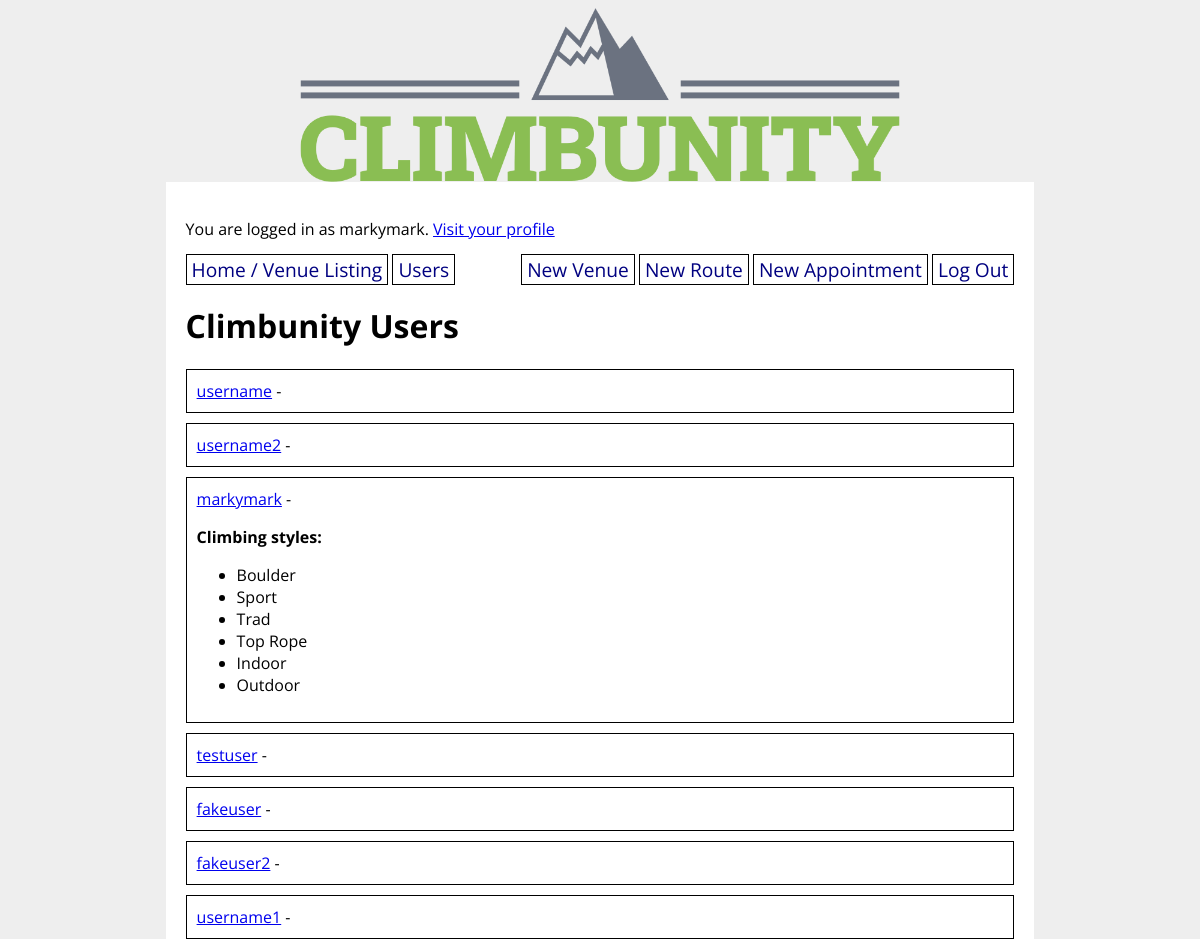
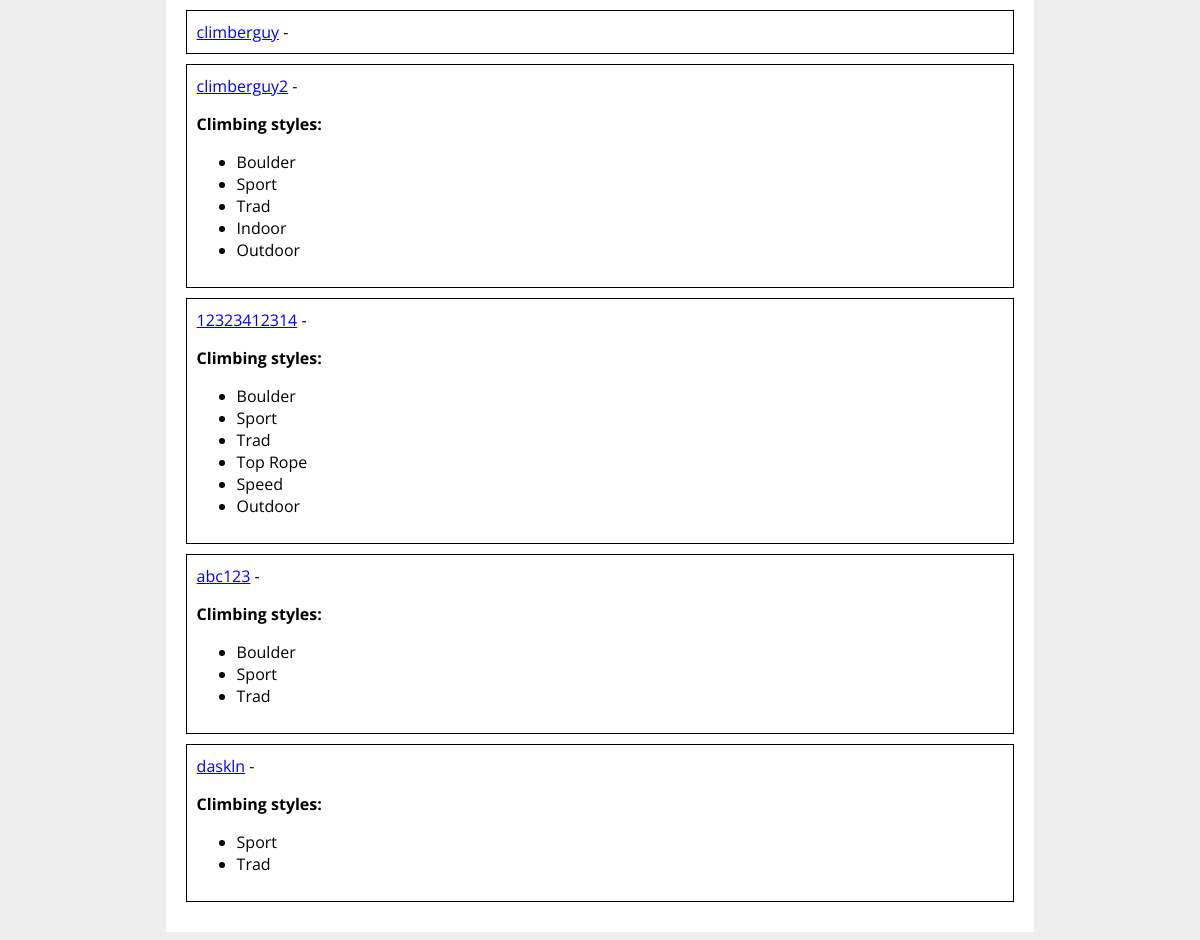
Screenshot of /users (signed in) with the database file from the repository (2 pictures, top to bottom).
### climbunity_app/models.py (models this page shows, shortened)
class User(UserMixin, db.Model):
    id = db.Column(db.Integer, primary_key=True)
    username = db.Column(db.String(80), nullable=False, unique=True)
    password = db.Column(db.String(200), nullable=False)
    email = db.Column(db.String(200), nullable=False)
    first_name = db.Column(db.String(50), nullable=False)
    last_name = db.Column(db.String(50), nullable=False)
    address = db.Column(db.String(200), nullable=False)
    has_gear = db.Column(db.Boolean, nullable=False)
    user_projects = db.relationship('Route',
        secondary='user_project_lists', back_populates='projecting_users'
    )
    user_appointments = db.relationship('Appointment',
        secondary='appointment_guests', back_populates='appointment_attendants'
    )
    user_does_styles = db.relationship('Style',
        secondary='user_style_lists', back_populates='climber_styles'
    )

class Style(db.Model):
    id = db.Column(db.Integer, primary_key=True)
    style = db.Column(db.String(8))
    climber_styles = db.relationship('User',
        secondary='user_style_lists', back_populates='user_does_styles'
    )
    route_styles = db.relationship('Route',
        secondary='route_style_lists', back_populates='possible_route_styles'
    )
    def __str__(self):
        return f'{self.style}'

### climbunity_app/main/routes.py (the view)
@main.route('/users', methods=['GET', 'POST'])
def all_users():
    users = User.query.all()
    return render_template('all_users.html', users=users)

### climbunity_app/extensions.py (called while the page is built)
@login_manager.user_loader
def load_user(user_id):
    return User.query.get(user_id)

### climbunity_app/templates/all_users.html
{% extends 'base.html' %}
{% block content %}
<h1>Climbunity Users</h1>
{% for user in users %}
<div class="user">
    <a href="/profile/{{ user.id }}">{{ user.username }}</a> -
    {% if user.user_does_styles %}
    <p><strong>Climbing styles:</strong></p>
        <ul>
        {% for style in user.user_does_styles %}
            <li>{{ style }}</li>
        {% endfor %}
        </ul>
    {% endif %}
</div>
{% endfor %}
{% endblock %}

### climbunity_app/templates/partials/nav_buttons_partial.html (shortened to what this page needs)
<div>
    {% if current_user.is_authenticated %}
        <p>You are logged in as {{ current_user.username }}. <a href="/profile/{{ current_user.id }}">Visit your profile</a></p>
    {% endif %}
</div>
<nav>
    <div>
        <a href="/">Home / Venue Listing</a>
        <a href="/users">Users</a>
    </div>
    <div>
        {% if current_user.is_authenticated %}
            <a href="/new_venue">New Venue</a>
            <a href="/new_route">New Route</a>
            <a href="/new_appointment">New Appointment</a>
            <a href="/logout">Log Out</a>
        {% else %}
            <a href="/signup">Sign Up</a>
            <a href="/login">Log In</a>
        {% endif %}
    </div>
</nav>

### climbunity_app/static/style.css (style rules this page uses)
body { display: flex; flex-direction: column; align-items: center; background-color: #eee; font-family: 'Open Sans', sans-serif; }
nav { width: 100%; display: flex; flex-direction: row; justify-content: space-between; }
nav a { color: navy; text-decoration: none; border: 1px solid black; padding: 1px 5px; font-size: 1.2em; }
.user { border: 1px solid black; padding: 10px; margin-bottom: 10px; }

### rows the page displays
User: username "markymark"
User: username "username"
User: username "username2"
Style: style "Boulder"
Style: style "Sport"
Style: style "Trad"
Style: style "Top Rope"
Style: style "Indoor"
Style: style "Outdoor"
User: username "testuser"
User: username "fakeuser"
User: username "fakeuser2"
User: username "username1"
User: username "climberguy"
User: username "climberguy2"
User: username "12323412314"
Style: style "Speed"
User: username "abc123"
User: username "daskln"
